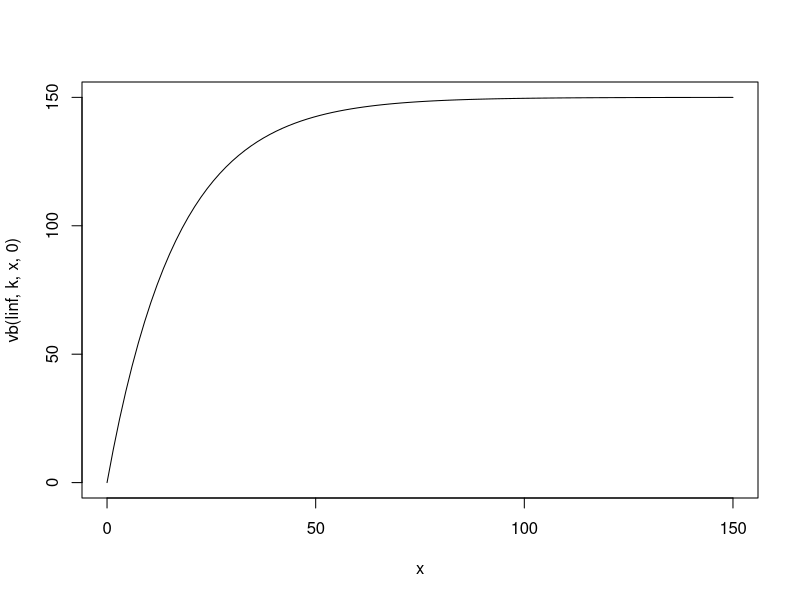

This figure's R source: (Note: this script raises an error after producing the figure.)
# code to compute and fit von Bertalanffy growth curves to species

vb <- function(linf, k, a, t0) { #vector with linf[1], k[2], t0[3]
        length <- linf*(1 - exp(-k*(a-t0)));
        return(length);
}

linf <- 150
k <- 0.06
curve(vb(linf, k, x, 0), 0, 150)

# define an sse function that we can minimize on
vb.sse <- function(b) {
    linf <- b[1];
    k <- b[2];
    t0 <- b[3];
    length <- linf*(1 - exp(-k*(a-t0)));
    return(length)
}

sse <- function(b) {
    lhat <- vb.sse(b);
    s <- sum((l-lhat)^2);
    return(s);
}

# read in data here to perform the minimizing function on


# performing a nonlinear minimization on parameters to fit this vb curve to data better
vbMin <- nlm(sse, c(51.816, 0.952, -4.337))

# visualize the output
#plot(mean~age, data=la)
linf.min <- vbMin$estimate[1]
k.min <- vbMin$estimate[2]
t0.min <- vbMin$estimate[3]
#curve(vb(linf.min, k.min, x, t0.min), add=T, col='red', lwd=1.4) # as you can see, not quite there

g <- ggplot(la, aes(x=age, y=mean)) + geom_point() +
    stat_function(fun=function (x) vb(linf.min, k.min, x, t0.min)) 
# curve to test parameter bounds    + stat_function(fun=function(x) vb(linf.min, k.min, x, t0.min))
# curve to test parameter bounds    + stat_function(fun=function(x) vb(linf.min, k.min, x, t0.min)) 


